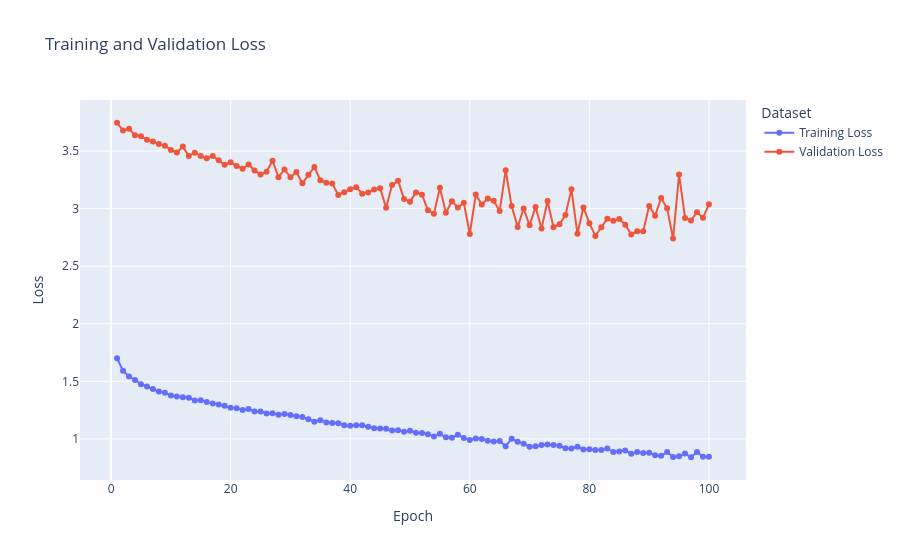

Notebook cell for this chart:
### Code cell
history_long = history.melt(
    id_vars="Epoch",
    var_name="Dataset",
    value_name="Loss"
)

fig = px.line(
    history_long,
    x="Epoch",
    y="Loss",
    color="Dataset",
    markers=True,
    title="Training and Validation Loss"
)

fig.write_image("../outputs/figures/loss_curve.png")

fig.show()

### Figure 1 — Plotly figure (JSON) as saved in the notebook; plotly's stock layout.template omitted (floating-point values rounded to 4 significant figures)
{"data": [{"hovertemplate": "Dataset=Training Loss<br>Epoch=%{x}<br>Loss=%{y}<extra></extra>", "legendgroup": "Training Loss", "line": {"color": "#636efa", "dash": "solid"}, "marker": {"symbol": "circle"}, "mode": "lines+markers", "name": "Training Loss", "orientation": "v", "showlegend": true, "type": "scatter", "x": [1, 2, 3, 4, 5, 6, 7, 8, 9, 10, 11, 12, 13, 14, 15, 16, 17, 18, 19, 20, 21, 22, 23, 24, 25, 26, 27, 28, 29, 30, 31, 32, 33, 34, 35, 36, 37, 38, 39, 40, 41, 42, 43, 44, 45, 46, 47, 48, 49, 50, 51, 52, 53, 54, 55, 56, 57, 58, 59, 60, 61, 62, 63, 64, 65, 66, 67, 68, 69, 70, 71, 72, 73, 74, 75, 76, 77, 78, 79, 80, 81, 82, 83, 84, 85, 86, 87, 88, 89, 90, 91, 92, 93, 94, 95, 96, 97, 98, 99, 100], "xaxis": "x", "y": [1.7, 1.591, 1.542, 1.512, 1.475, 1.456, 1.434, 1.412, 1.402, 1.376, 1.368, 1.362, 1.357, 1.334, 1.336, 1.319, 1.307, 1.299, 1.288, 1.27, 1.267, 1.25, 1.26, 1.239, 1.238, 1.221, 1.222, 1.209, 1.216, 1.208, 1.196, 1.189, 1.17, 1.148, 1.162, 1.142, 1.138, 1.135, 1.119, 1.115, 1.118, 1.118, 1.106, 1.092, 1.089, 1.088, 1.074, 1.074, 1.062, 1.071, 1.053, 1.051, 1.041, 1.021, 1.043, 1.014, 1.01, 1.035, 1.008, 0.9895, 1.003, 0.9997, 0.9833, 0.9764, 0.9814, 0.9365, 1.0, 0.9738, 0.9583, 0.9304, 0.9365, 0.9465, 0.9504, 0.9456, 0.9411, 0.9182, 0.9168, 0.9317, 0.9074, 0.9094, 0.9025, 0.903, 0.9162, 0.8855, 0.8904, 0.8981, 0.8705, 0.8853, 0.878, 0.8801, 0.8567, 0.8524, 0.8862, 0.8427, 0.8482, 0.8719, 0.8402, 0.8864, 0.8435, 0.844], "yaxis": "y"}, {"hovertemplate": "Dataset=Validation Loss<br>Epoch=%{x}<br>Loss=%{y}<extra></extra>", "legendgroup": "Validation Loss", "line": {"color": "#EF553B", "dash": "solid"}, "marker": {"symbol": "circle"}, "mode": "lines+markers", "name": "Validation Loss", "orientation": "v", "showlegend": true, "type": "scatter", "x": [1, 2, 3, 4, 5, 6, 7, 8, 9, 10, 11, 12, 13, 14, 15, 16, 17, 18, 19, 20, 21, 22, 23, 24, 25, 26, 27, 28, 29, 30, 31, 32, 33, 34, 35, 36, 37, 38, 39, 40, 41, 42, 43, 44, 45, 46, 47, 48, 49, 50, 51, 52, 53, 54, 55, 56, 57, 58, 59, 60, 61, 62, 63, 64, 65, 66, 67, 68, 69, 70, 71, 72, 73, 74, 75, 76, 77, 78, 79, 80, 81, 82, 83, 84, 85, 86, 87, 88, 89, 90, 91, 92, 93, 94, 95, 96, 97, 98, 99, 100], "xaxis": "x", "y": [3.746, 3.679, 3.694, 3.639, 3.63, 3.599, 3.583, 3.561, 3.546, 3.51, 3.488, 3.539, 3.458, 3.487, 3.457, 3.439, 3.458, 3.421, 3.381, 3.403, 3.37, 3.347, 3.384, 3.331, 3.298, 3.32, 3.416, 3.273, 3.341, 3.273, 3.318, 3.22, 3.295, 3.362, 3.247, 3.225, 3.218, 3.119, 3.143, 3.169, 3.187, 3.13, 3.141, 3.167, 3.178, 3.008, 3.204, 3.243, 3.085, 3.061, 3.14, 3.122, 2.986, 2.956, 3.182, 2.965, 3.064, 3.01, 3.05, 2.78, 3.123, 3.035, 3.088, 3.069, 2.981, 3.334, 3.022, 2.84, 3.001, 2.855, 3.015, 2.828, 3.067, 2.839, 2.865, 2.944, 3.168, 2.781, 3.011, 2.874, 2.764, 2.839, 2.913, 2.896, 2.91, 2.861, 2.776, 2.803, 2.804, 3.023, 2.939, 3.093, 3.003, 2.74, 3.297, 2.919, 2.897, 2.969, 2.92, 3.039], "yaxis": "y"}], "layout": {"legend": {"title": {"text": "Dataset"}, "tracegroupgap": 0}, "title": {"text": "Training and Validation Loss"}, "xaxis": {"anchor": "y", "domain": [0, 1], "title": {"text": "Epoch"}}, "yaxis": {"anchor": "x", "domain": [0, 1], "title": {"text": "Loss"}}}}
